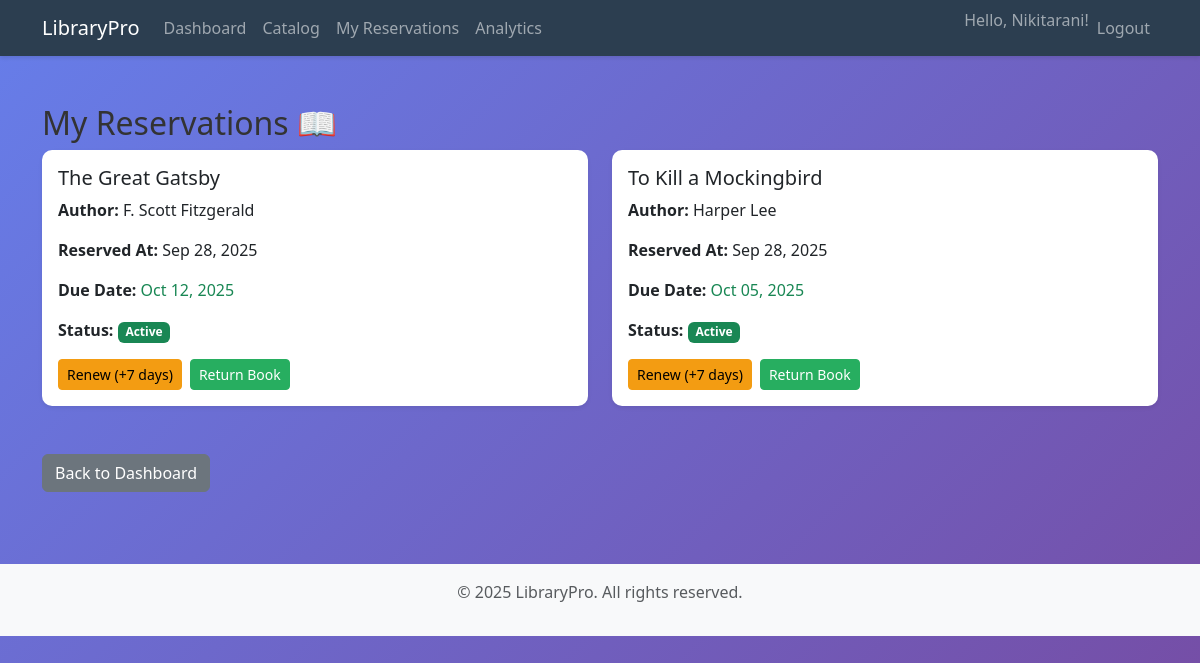
The app's page /books/my-reservations/ (signed in) with its own data.
### books/models.py (models this page shows, shortened)
class Reservation(models.Model):
    STATUS_CHOICES = [
        ('active', 'Active'),
        ('overdue', 'Overdue'),
        ('returned', 'Returned'),
    ]
    user = models.ForeignKey(User, on_delete=models.CASCADE)
    book = models.ForeignKey(Book, on_delete=models.CASCADE)
    reserved_at = models.DateTimeField(auto_now_add=True)
    due_date = models.DateField(default=default_due_date)
    returned = models.BooleanField(default=False)
    status = models.CharField(max_length=20, choices=STATUS_CHOICES, default='active')
    notified = models.BooleanField(default=False)
    contact_email = models.EmailField(blank=True, null=True)
    contact_name = models.CharField(max_length=100, blank=True, null=True)

class Book(models.Model):
    title = models.CharField(max_length=200)
    author = models.CharField(max_length=100)
    category = models.ForeignKey(Category, on_delete=models.SET_NULL, null=True, blank=True)
    isbn = models.CharField(max_length=13, unique=True, blank=True)
    description = models.TextField(blank=True, null=True, default='')
    total_copies = models.PositiveIntegerField(default=1)
    available_copies = models.PositiveIntegerField(default=1)

### books/views.py (the view)
# urls.py: path('my-reservations/', views.my_reservations, name='my_reservations'),
@login_required
def my_reservations(request):
    reservations = Reservation.objects.filter(user=request.user, returned=False)
    return render(request, 'books/my_reservations.html', {'reservations': reservations})

### books/templates/books/my_reservations.html (shortened to what this page needs)
{% extends 'books/base.html' %}
{% block content %}
<div class="py-4">
    <h2>My Reservations 📖</h2>
    {% if reservations %}
        <div class="row">
            {% for r in reservations %}
                <div class="col-md-6 mb-4">
                    <div class="card shadow-sm">
                        <div class="card-body">
                            <h5 class="card-title">{{ r.book.title }}</h5>
                            <p class="card-text"><strong>Author:</strong> {{ r.book.author }}</p>
                            <p class="card-text"><strong>Reserved At:</strong> {{ r.reserved_at|date:"M d, Y" }}</p>
                            <p class="card-text"><strong>Due Date:</strong>
                                <span class="{% if r.due_date < today %}text-danger{% else %}text-success{% endif %}">
                                    {{ r.due_date|date:"M d, Y" }}
                                </span>
                            </p>
                            <p class="card-text"><strong>Status:</strong>
                                <span class="badge {% if r.status == 'active' %}bg-success{% elif r.status == 'overdue' %}bg-danger{% else %}bg-secondary{% endif %}">
                                    {{ r.get_status_display }}
                                </span>
                            </p>
                            <div class="d-flex gap-2">
                                <a href="{% url 'renew_reservation' r.id %}" class="btn btn-warning btn-sm">Renew (+7 days)</a>
                                <a href="{% url 'return_book' r.id %}" class="btn btn-success btn-sm" onclick="return confirm('Are you sure you want to return this book?')">Return Book</a>
                            </div>
                        </div>
                    </div>
                </div>
            {% endfor %}
        </div>
    {% else %}
        <div class="alert alert-info">
            <h4>No active reservations.</h4>
            <p>You haven't reserved any books yet. <a href="{% url 'catalog' %}">Browse the catalog</a> to find books to reserve.</p>
        </div>
    {% endif %}
    <div class="mt-4">
        <a href="{% url 'dashboard' %}" class="btn btn-secondary">Back to Dashboard</a>
    </div>
</div>
{% endblock %}

### books/templates/books/base.html (shortened to what this page needs)
{% load static %}
<!DOCTYPE html>
<html lang="en">
<head>
    <link href="https://cdn.jsdelivr.net/npm/bootstrap@5.3.0/dist/css/bootstrap.min.css" rel="stylesheet">
    <link rel="stylesheet" href="{% static 'css/style.css' %}">
</head>
<body>
    <nav class="navbar navbar-expand-lg navbar-dark bg-primary">
        <div class="container">
            <a class="navbar-brand" href="{% url 'home' %}">LibraryPro</a>
            <div class="collapse navbar-collapse" id="navbarNav">
                <ul class="navbar-nav me-auto">
                    {% if user.is_authenticated %}
                        <li class="nav-item"><a class="nav-link" href="{% url 'dashboard' %}">Dashboard</a></li>
                        <li class="nav-item"><a class="nav-link" href="{% url 'catalog' %}">Catalog</a></li>
                        <li class="nav-item"><a class="nav-link" href="{% url 'my_reservations' %}">My Reservations</a></li>
                        <li class="nav-item"><a class="nav-link" href="{% url 'analytics' %}">Analytics</a></li>
                    {% endif %}
                </ul>
                <ul class="navbar-nav">
                    {% if user.is_authenticated %}
                        <li class="nav-item"><span class="navbar-text">Hello, {{ user.username }}!</span></li>
                        <li class="nav-item"><a class="nav-link" href="{% url 'logout' %}">Logout</a></li>
                    {% else %}
                        <li class="nav-item"><a class="nav-link" href="{% url 'login' %}">Login</a></li>
                        <li class="nav-item"><a class="nav-link" href="{% url 'signup' %}">Signup</a></li>
                    {% endif %}
                </ul>
            </div>
        </div>
    </nav>
    <div class="container mt-4">
        {% block content %}{% endblock %}
    </div>
    <footer class="bg-light text-center text-muted mt-5 py-3">
        <p>&copy; 2025 LibraryPro. All rights reserved.</p>
    </footer>
</body>
</html>

### static/css/style.css (style rules this page uses)
body { font-family: 'Segoe UI', Tahoma, Geneva, Verdana, sans-serif; background: linear-gradient(135deg, #667eea 0%, #764ba2 100%); min-height: 100vh; margin: 0; padding: 0; color: #333; }
.navbar { background-color: #2c3e50 !important; box-shadow: 0 2px 4px rgba(0,0,0,0.1); }
.card { border: none; border-radius: 10px; box-shadow: 0 4px 6px rgba(0,0,0,0.1); transition: transform 0.2s; }
.btn-success { background-color: #27ae60; border-color: #27ae60; }
.btn-warning { background-color: #f39c12; border-color: #f39c12; }
footer { background-color: #34495e; color: white; padding: 20px 0; margin-top: 50px; }

### records on screen
Reservation: book "The Great Gatsby", book.author "F. Scott Fitzgerald", reserved_at "Sep 28, 2025", due_date "Oct 12, 2025", status "Active"
Reservation: book "To Kill a Mockingbird", book.author "Harper Lee", reserved_at "Sep 28, 2025", due_date "Oct 05, 2025", status "Active"

### other values on screen
{{ user.username }} "Nikitarani"
